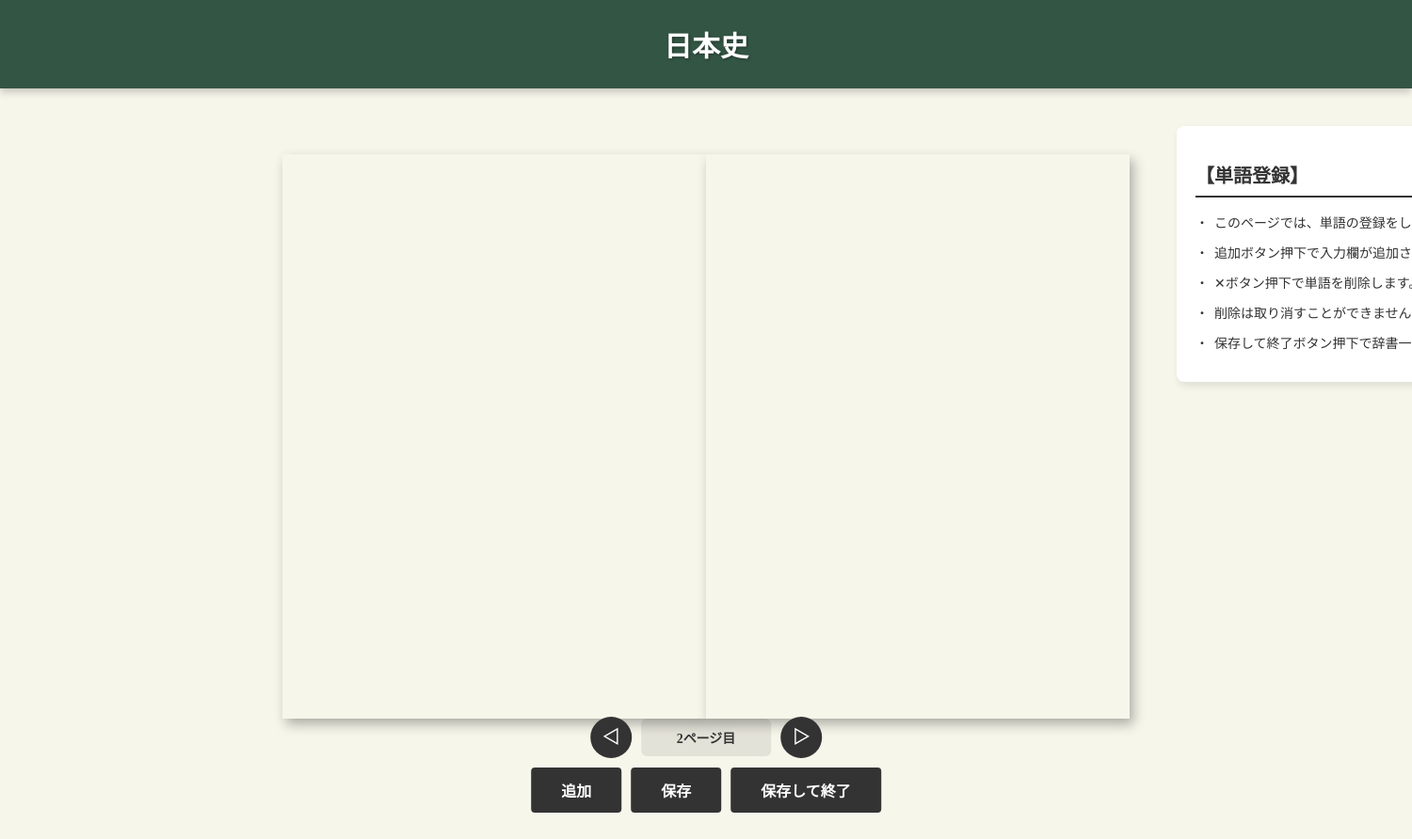
The app's page /add-words/2/1, older data.
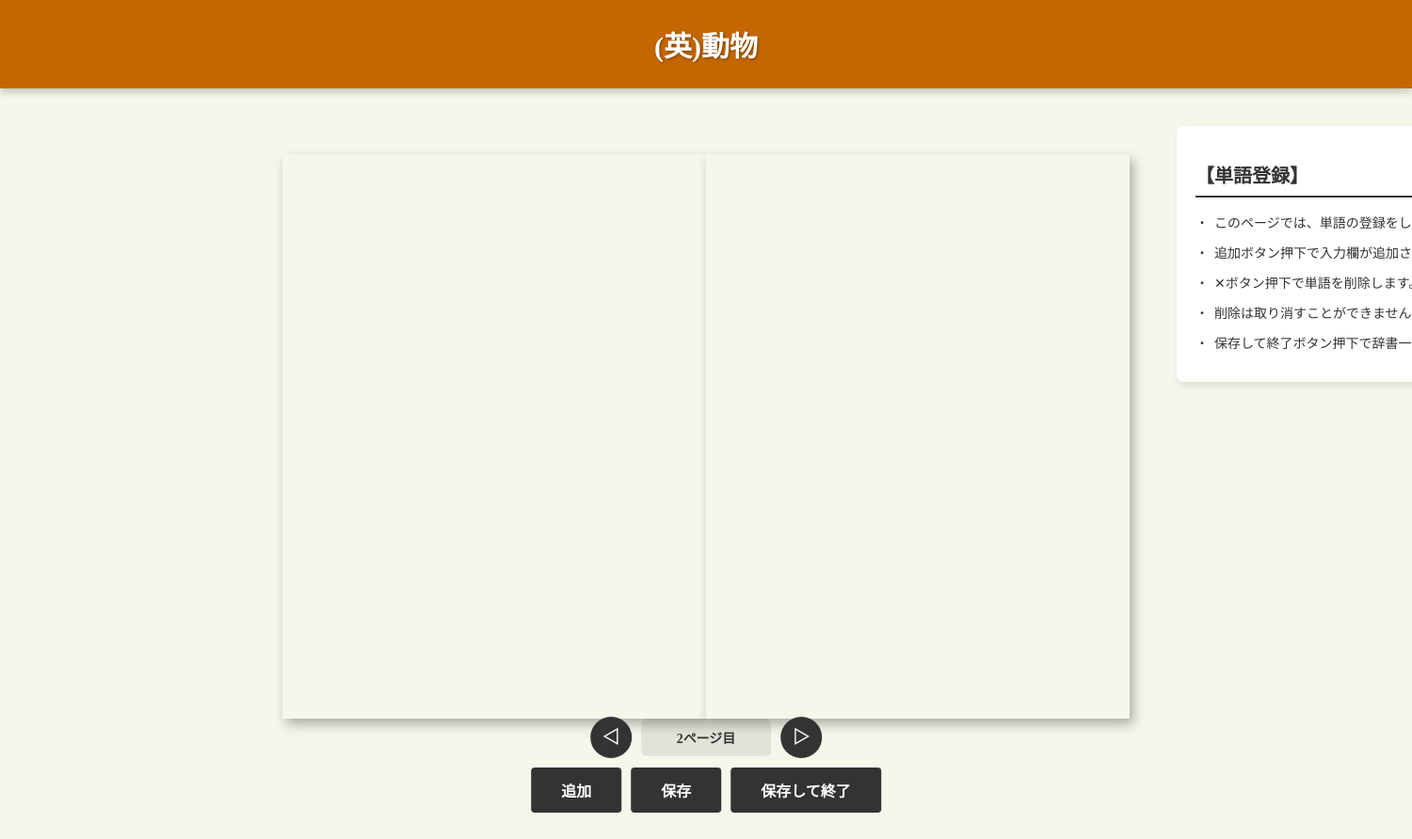
The same page, newer data.
### app/models.py (models this page shows, shortened)
class Dictionary(db.Model):
    __tablename__ = "dictionaries"
    id = db.Column(db.Integer, primary_key=True)
    title = db.Column(db.String(100))
    cover_color = db.Column(db.String(20))
    created_at = db.Column(db.DateTime, nullable=False, default=datetime.utcnow)
    updated_at = db.Column(db.DateTime, nullable=False, default=datetime.utcnow, onupdate=datetime.utcnow)
    is_favorite = db.Column(db.Boolean, nullable=False, default=False)

### app/routes.py (the view, shortened to what this page needs)
@main.route('/add-words/<int:dictionary_id>/<int:page>')
def add_words(dictionary_id, page):
    dictionary = Dictionary.query.get(dictionary_id)
    if not dictionary:
        return redirect(url_for('main.index'))
    reflow_dictionary_words(dictionary_id)
    cover_color = dictionary.cover_color
    words = (Word.query
            .filter_by(dictionary_id=dictionary_id, page_index=page)
            .order_by(Word.id)
            .all())
    left_words = []
    right_words = []
    left_lines = 0
    right_lines = 0
    return render_template('add_words.html',
                            dictionary=dictionary,
                            cover_color=cover_color,
                            page=page,
                            left_words=left_words,
                            right_words=right_words)

### app/routes.py (called while the page is built)
def reflow_dictionary_words(dictionary_id: int):
    words = Word.query.filter_by(dictionary_id=dictionary_id).order_by(Word.id).all()
    page_index = 0
    left_lines = 0
    right_lines = 0
    for word in words:
        lines = 1 + (word.line_count or 2)
        if left_lines + lines <= MAX_LINES_PER_PAGE:
            word.page_index = page_index
            left_lines += lines
        elif right_lines + lines <= MAX_LINES_PER_PAGE:
            word.page_index = page_index
            right_lines += lines
        else:
            page_index += 1
            left_lines = lines
            right_lines = 0
            word.page_index = page_index
    db.session.commit()

### app/templates/add_words.html (shortened to what this page needs)
<html lang="ja">
    <head>
        {% with title='単語登録' %}
            {% include 'head_css.html' %}
        {% endwith %}
    </head>
    <body>
        {% if dictionary %}
            <div class="dictionary-header"  style="background-color: {{ cover_color}};">
                <div class="dictionary-header-title">
                    {{ dictionary.title }}
                </div>
            </div>
            <div class="words-page-container">
                <div class="book-area">
                    <div class="page-left">
                    </div>
                    <div class="page-right">
                    </div>
                </div>
                <div class="notice-section right">
                    <h2>【単語登録】</h2>
                    <ul>
                        <li>このページでは、単語の登録をします。</li>
                        <li>追加ボタン押下で入力欄が追加されます。</li>
                        <li>✕ボタン押下で単語を削除します。</li>
                        <li>削除は取り消すことができません。</li>
                        <li>保存して終了ボタン押下で辞書一覧へ遷移します。</li>
                    </ul>
                </div>
            </div>
            <div class="save-exit-container">
                <div class="action-row page-row">
                    <button type="button" id="prev-page-button" class="nav-button" title="前のページ" aria-label="前のページ" {% if page == 0 %}disabled{% endif %}>◁</button>
                    <div class="page-indicator">
                        {{ page + 1 }}ページ目
                    </div>
                    <button type="button" id="next-page-button" class="nav-button" title="次のページ" aria-label="次のページ">▷</button>
                </div>
                <div class="action-row main-row">
                    <button type="button" id="add-row-button">追加</button>
                    <button type="button" id="save-button">保存</button>
                    <button type="button" id="save-exit-button">保存して終了</button>
                </div>
            </div>
        {% else %}
            <p>辞書が見つかりませんでした。</p>
        {% endif %}
    </body>
</html>

### app/templates/head_css.html (shortened to what this page needs)
<link rel="stylesheet" href="{{ url_for('static', filename='css/common.css') }}">
<link rel="stylesheet" href="{{ url_for('static', filename='css/book.css') }}">
<link rel="stylesheet" href="{{ url_for('static', filename='css/shelf.css') }}">
<link rel="stylesheet" href="https://cdnjs.cloudflare.com/ajax/libs/font-awesome/6.5.0/css/all.min.css">

### app/static/css/common.css (style rules this page uses)
body { background-color: #F7F6EB; margin: 0; padding: 0; overflow: hidden; }
body { font-family: 'Hiragino Mincho ProN', 'Hiragino Mincho Pro', 'ヒラギノ明朝 ProN', 'ヒラギノ明朝 Pro', 'Yu Mincho', '游明朝', 'MS 明朝', 'MS Mincho', serif; }
body { font-size: 14px; }
body { color: #333333; }
button { background-color: #333333; color: #ffffff; padding: 10px 20px; border-radius: 5px; border: none; cursor: pointer; font-family: 'Hiragino Mincho ProN', 'Hiragino Mincho Pro', 'ヒラギノ明朝 ProN', 'ヒラギノ明朝 Pro', 'Yu Mincho', '游明朝', 'MS 明朝', 'MS Mincho', serif; font-size: 14px; font-weight: bold; text-align: center; }

### app/static/css/book.css (style rules this page uses)
.notice-section { position: absolute; left: calc(50% + 250px); top: 0; width: 350px; padding: 20px; background-color: #ffffff; border-radius: 8px; box-shadow: 2px 4px 8px rgba(0,0,0,0.1); }
.right { left: calc(50% + 500px); }
.notice-section h2 { font-size: 20px; font-family: 'Hiragino Mincho ProN', 'Hiragino Mincho Pro', 'ヒラギノ明朝 ProN', 'ヒラギノ明朝 Pro', 'Yu Mincho', '游明朝', 'MS 明朝', 'MS Mincho', serif; color: #333333; margin-bottom: 16px; border-bottom: 2px solid #333333; padding-bottom: 8px; }
.notice-section ul { list-style: none; padding: 0; margin: 0; }
.notice-section li { font-size: 14px; font-family: 'Hiragino Mincho ProN', 'Hiragino Mincho Pro', 'ヒラギノ明朝 ProN', 'ヒラギノ明朝 Pro', 'Yu Mincho', '游明朝', 'MS 明朝', 'MS Mincho', serif; color: #333333; margin-bottom: 12px; padding-left: 20px; position: relative; }
.notice-section li:before { content: "・"; position: absolute; left: 0; }
.words-page-container { display: flex; justify-content: center; align-items: center; min-height: 100vh; padding: 40px 20px; position: relative; gap: 40px; align-items: flex-start; }
.page-left { width: 450px; height: 600px; background-color: #F7F6EB; padding: 40px; box-sizing: border-box; overflow-y: hidden; box-shadow: 4px 6px 12px rgba(0,0,0,0.3); }
.page-right { width: 450px; height: 600px; background-color: #F7F6EB; padding: 40px; box-sizing: border-box; overflow-y: hidden; box-shadow: 4px 6px 12px rgba(0,0,0,0.3); }
.book-area { display: flex; }
.words-page-container { display: flex; justify-content: center; align-items: flex-start; min-height: calc(100vh - 100px); padding: 30px 20px; position: relative; margin-top: 40px; }
.save-exit-container { position: fixed; bottom: 20px; left: 50%; transform: translateX(-50%); z-index: 1000; display: flex; flex-direction: column; gap: 10px; align-items: center; margin-bottom: 10px; }
.save-exit-container .action-row { display: flex; gap: 10px; align-items: center; justify-content: center; flex-wrap: nowrap; }
.save-exit-container .page-indicator { padding: 10px 14px; background: rgba(0,0,0,0.08); border-radius: 6px; font-weight: bold; color: #333; min-width: 110px; text-align: center; }
.save-exit-container .nav-button { width: 44px; height: 44px; padding: 0; border-radius: 9999px; font-size: 18px; line-height: 1; display: inline-flex; align-items: center; justify-content: center; }
.save-exit-container button { padding: 12px 32px; font-size: 16px; background-color: #333; color: #fff; border: none; border-radius: 4px; cursor: pointer; }
.dictionary-header { width: 100%; padding: 25px 0; display: flex; justify-content: center; align-items: center; box-shadow: 0 4px 8px rgba(0,0,0,0.2); }
.dictionary-header-title { font-size: 30px; font-weight: bold; color: white; text-shadow: 1px 1px 3px rgba(0,0,0,0.4); }

Row changes from the older to the newer data that the page shows:
changed Dictionary: cover_color "#335544" → "#C56700" (drawn); title "日本史" → "(英)動物"
